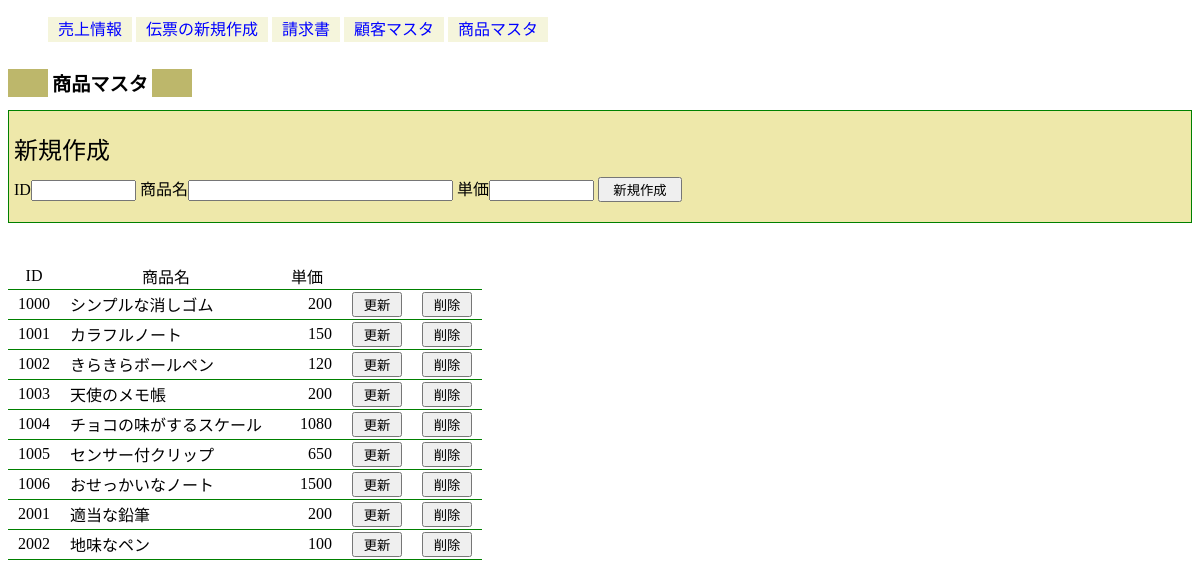
Screenshot of /Chapter7/goods.php with the database file from the repository.
### tables this page shows
CREATE TABLE IF NOT EXISTS `goods` (
  `GoodsID` varchar(4) NOT NULL,
  `GoodsName` varchar(20) NOT NULL,
  `Price` int(11) NOT NULL
);

### Chapter7/class_folder/db.php (called while the page is built)
<?php
class DB{
	private $USER = 'root';
	private $PW = 'yoshi01';
	private $dns = "mysql:dbname=salesmanagement;host=localhost;charset=utf8";
	private function Connectdb(){
		try{
			$pdo = new PDO($this->dns,$this->USER,$this->PW);
			return $pdo;
		}catch(Exception $e){
			return false;
		}
	}
	protected function executeSQL($sql,$array){
		try{
			if(!$pdo = $this->Connectdb()){
				return false;
			}
			$stmt = $pdo->prepare($sql);
			$stmt->execute($array);
			return $stmt;
		}catch(Exception $e){
			return false;
		}
	}
}
?>

### Chapter7/class_folder/DBGoods.php (the view, shortened to what this page needs)
<?php
require_once('db.php');
class DBGoods extends DB{
	public function SelectGoodsAll(){
		$sql = "SELECT * FROM goods";
		$res = parent::executeSQL($sql,null);
		$data = "<table class='recordlist' id='goodsTable'>";
		$data .= "<tr><th>ID</th><th>商品名</th><th>単価</th><th></th><th></th></tr>\n";
		foreach($rows = $res->fetchAll(PDO::FETCH_NUM) as $row){
			$data .= "<tr>";
			for($i=0; $i<count($row); $i++){
				$data .= "<td>{$row[$i]}</td>";
			}
			$data .= <<<eof
			<td><form method='post' action=''>
			<input type='hidden' name='id' value='{$row[0]}'>
			<input type='submit' name='update' value=' 更新 '>
			</form></td>
eof;
			$data .= <<<eof
			<td><form method='post' action=''>
			<input type='hidden' name='id' id='Deleteid' value='{$row[0]}'>
			<input type='submit' name='delete' id='delete' value=' 削除 '
			 onClick='return CheckDelete()'>
			</form></td>
eof;
			$data .= "</tr>\n";
		}
		$data .= "</table>\n";
		return $data;
	}
}
?>

### Chapter7/css/style.css (style rules this page uses)
table { border-collapse: collapse; }
th { font-weight: normal; border-bottom: 1px green solid; }
td { padding: 2px 10px; border-bottom: 1px green solid; }
td form { padding: 0; margin: 0; }
#goodsTable td:nth-child(3) { text-align: right; width: 50px; }
.recordlist { margin-top: 40px; }

### rows the page displays
goods: GoodsID "1000", GoodsName "シンプルな消しゴム", Price "200"
goods: GoodsID "1001", GoodsName "カラフルノート", Price "150"
goods: GoodsID "1002", GoodsName "きらきらボールペン", Price "120"
goods: GoodsID "1003", GoodsName "天使のメモ帳", Price "200"
goods: GoodsID "1004", GoodsName "チョコの味がするスケール", Price "1080"
goods: GoodsID "1005", GoodsName "センサー付クリップ", Price "650"
goods: GoodsID "1006", GoodsName "おせっかいなノート", Price "1500"
goods: GoodsID "2001", GoodsName "適当な鉛筆", Price "200"
goods: GoodsID "2002", GoodsName "地味なペン", Price "100"
